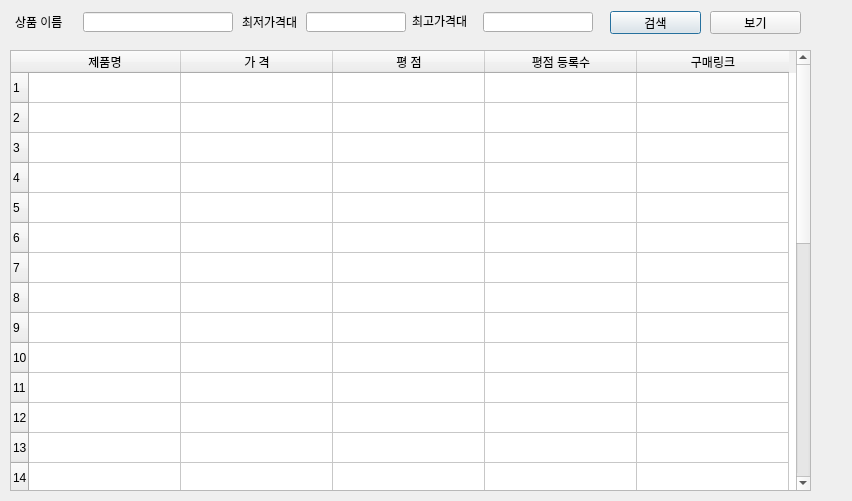
<?xml version="1.0" encoding="UTF-8"?>
<ui version="4.0">
 <class>Dialog</class>
 <widget class="QDialog" name="Dialog">
  <property name="geometry">
   <rect>
    <x>0</x>
    <y>0</y>
    <width>852</width>
    <height>501</height>
   </rect>
  </property>
  <property name="windowTitle">
   <string>Dialog</string>
  </property>
  <widget class="QLabel" name="label">
   <property name="geometry">
    <rect>
     <x>15</x>
     <y>12</y>
     <width>71</width>
     <height>20</height>
    </rect>
   </property>
   <property name="text">
    <string>상품 이름</string>
   </property>
  </widget>
  <widget class="QLabel" name="label_2">
   <property name="geometry">
    <rect>
     <x>242</x>
     <y>12</y>
     <width>60</width>
     <height>20</height>
    </rect>
   </property>
   <property name="text">
    <string>최저가격대</string>
   </property>
  </widget>
  <widget class="QLabel" name="label_3">
   <property name="geometry">
    <rect>
     <x>412</x>
     <y>11</y>
     <width>60</width>
     <height>20</height>
    </rect>
   </property>
   <property name="text">
    <string>최고가격대</string>
   </property>
  </widget>
  <widget class="QPushButton" name="pushButton">
   <property name="geometry">
    <rect>
     <x>610</x>
     <y>11</y>
     <width>91</width>
     <height>23</height>
    </rect>
   </property>
   <property name="text">
    <string>검색</string>
   </property>
  </widget>
  <widget class="QPushButton" name="pushButton_2">
   <property name="geometry">
    <rect>
     <x>710</x>
     <y>11</y>
     <width>91</width>
     <height>23</height>
    </rect>
   </property>
   <property name="text">
    <string>보기</string>
   </property>
  </widget>
  <widget class="QTableWidget" name="tableWidget">
   <property name="geometry">
    <rect>
     <x>10</x>
     <y>50</y>
     <width>801</width>
     <height>441</height>
    </rect>
   </property>
   <property name="rowCount">
    <number>30</number>
   </property>
   <property name="columnCount">
    <number>5</number>
   </property>
   <attribute name="horizontalHeaderDefaultSectionSize">
    <number>152</number>
   </attribute>
   <attribute name="horizontalHeaderMinimumSectionSize">
    <number>40</number>
   </attribute>
   <attribute name="verticalHeaderDefaultSectionSize">
    <number>30</number>
   </attribute>
   <attribute name="verticalHeaderMinimumSectionSize">
    <number>16</number>
   </attribute>
   <row/>
   <row/>
   <row/>
   <row/>
   <row/>
   <row/>
   <row/>
   <row/>
   <row/>
   <row/>
   <row/>
   <row/>
   <row/>
   <row/>
   <row/>
   <row/>
   <row/>
   <row/>
   <row/>
   <row/>
   <row/>
   <row/>
   <row/>
   <row/>
   <row/>
   <row/>
   <row/>
   <row/>
   <row/>
   <row/>
   <column>
    <property name="text">
     <string>제품명</string>
    </property>
   </column>
   <column>
    <property name="text">
     <string>가 격</string>
    </property>
   </column>
   <column>
    <property name="text">
     <string>평 점</string>
    </property>
   </column>
   <column>
    <property name="text">
     <string>평점 등록수</string>
    </property>
   </column>
   <column>
    <property name="text">
     <string>구매링크</string>
    </property>
   </column>
  </widget>
  <widget class="QLineEdit" name="lineEdit">
   <property name="geometry">
    <rect>
     <x>83</x>
     <y>12</y>
     <width>150</width>
     <height>20</height>
    </rect>
   </property>
  </widget>
  <widget class="QLineEdit" name="lineEdit_2">
   <property name="geometry">
    <rect>
     <x>306</x>
     <y>12</y>
     <width>100</width>
     <height>20</height>
    </rect>
   </property>
  </widget>
  <widget class="QLineEdit" name="lineEdit_3">
   <property name="geometry">
    <rect>
     <x>483</x>
     <y>12</y>
     <width>110</width>
     <height>20</height>
    </rect>
   </property>
  </widget>
 </widget>
 <resources/>
 <connections/>
</ui>
